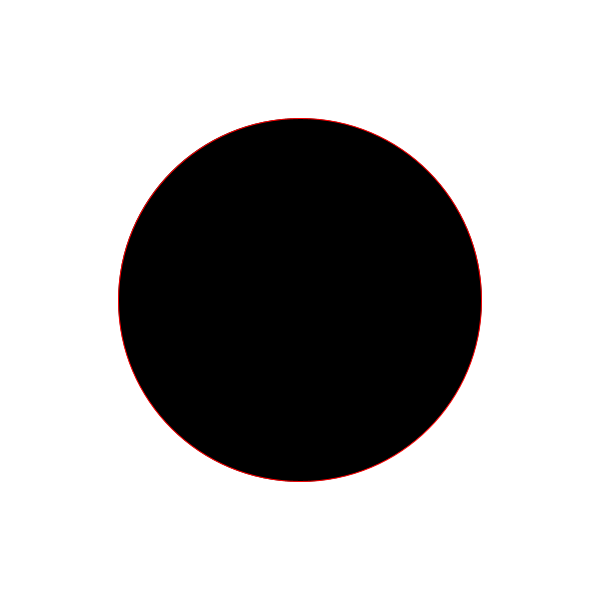
Frame 1 (no input)
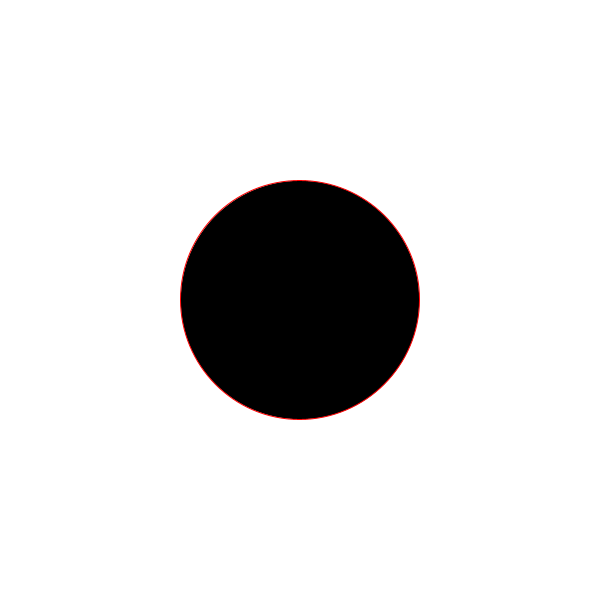
Frame 60 (the mouse pressed at the canvas centre just before this capture)
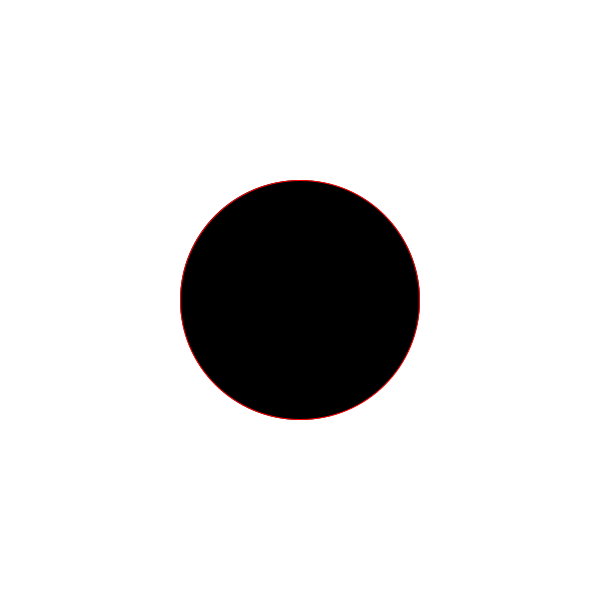
Frame 120 (the mouse held since frame 60 and released just before this capture)

The Processing sketch that drew these frames (run headless with seeded random() and noise(); from frame 60 on, the mouse is pressed at the canvas centre):

// Processing sketch: Perlin_Noise_Randomness
// ── Perlin_Noise_Randomness.pde
//By now, you may have noticed that noise() always returns a floating point value between 0 and 1. This
//detail cannot be overlooked, as it affects how you use Perlin noise in a Processing sketch. Example 13-4

float time = 0.0;      // Usually will always start at 0.0
float increment = 0.01; //Controls amount of noise (spacing movement)

void setup() {
  size(600, 600);
  smooth(4);
  background(255);
}

void draw() {

  background(255);

  //Noise always returns a num between 0 and 1, so multiply it by width, 
  //Or some other number to scale it and make it useful.
  float noiseValue = noise(time) * width;

  stroke(255, 0, 0);
  fill(0);
  ellipse(width/2, height/2, noiseValue, noiseValue);

  stroke(0);

  time += increment;
}
